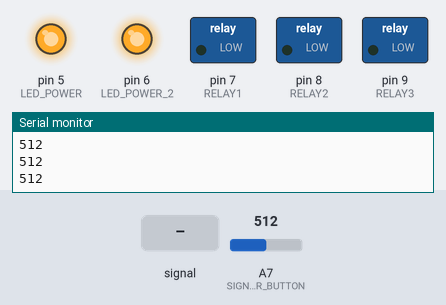
Bench run of a sketch on a simulated Arduino Nano, built with avr-gcc and run on an emulated ATmega328P. Shown: switched loads named in the sketch (green lamp = pin HIGH), output pins drawn as LEDs (lit = HIGH), the last lines printed to the serial monitor. Inputs (shaded band) come from the test bench; at power-on: A7 (SIGNAL_POWER_BUTTON) = 512.

Above: at 1.2 s.
1.3 s: A7 (SIGNAL_POWER_BUTTON) fed a 200 Hz sine of ±460 counts around its level
At 5.8 s:
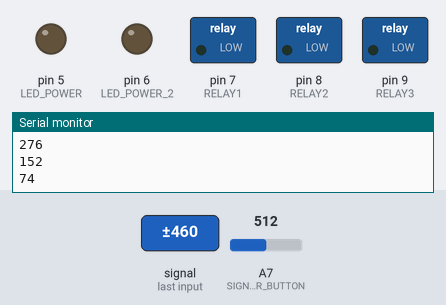
6.4 s: A7 (SIGNAL_POWER_BUTTON) set to 889
At 7.3 s:
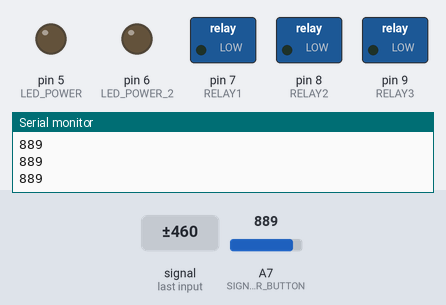
7.9 s: A7 (SIGNAL_POWER_BUTTON) set to 911
At 11.5 s:
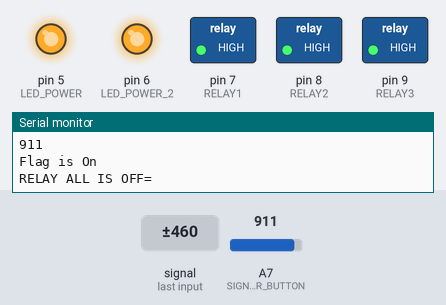
Timing chart, 0 to 16.9 s (numbered marks = the images above; inputs shaded):
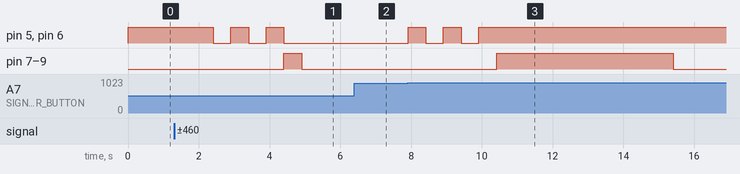

The sketch:

module_hw_blaster.ino
```cpp
/* define io signal input */
#define SIGNAL_NUC_IN_3 A2
#define SIGNAL_NUC_IN_2 A1
#define SIGNAL_NUC_IN_1 A0

/* define led power button */
#define LED_POWER 5
#define LED_POWER_2 6

/* define relay output */
#define RELAY1 7 // A2 sensor IN
#define RELAY2 8 // A1 sensor IN
#define RELAY3 9 // A0 sensor IN


/* define io signal power NUC input */
/* module lama pakai pin A6 */
/* #define SIGNAL_POWER_BUTTON A6 */

/* module baru pakai pin A7 */
#define SIGNAL_POWER_BUTTON A7

/* flag power */
int flag_power = 0; // 0 is off
int flag_continue = 0;

/* the setup function runs once when you press reset or power the board */
void setup() {
  /* serial set */
  Serial.begin(9600);

  /* initialize digital pin LED_BUILTIN as an output. */
  pinMode(RELAY1, OUTPUT);
  pinMode(RELAY2, OUTPUT);
  pinMode(RELAY3, OUTPUT);

  pinMode(SIGNAL_POWER_BUTTON, INPUT);

  pinMode(LED_POWER, OUTPUT);
  pinMode(LED_POWER_2, OUTPUT);

  digitalWrite(LED_POWER,HIGH);
  digitalWrite(LED_POWER_2,HIGH);
}

void _relay_all_on() {
  digitalWrite(RELAY1,HIGH);
  digitalWrite(RELAY2,HIGH);
  digitalWrite(RELAY3,HIGH);
}

void _relay_all_off() {
  digitalWrite(RELAY1,LOW);
  digitalWrite(RELAY2,LOW);
  digitalWrite(RELAY3,LOW);
}

void _checking_nuc_status_on() {
  int j = 0;

  while(true) {
    int SEN_A3 = analogRead(SIGNAL_NUC_IN_3);
    int SEN_A2 = analogRead(SIGNAL_NUC_IN_2);
    int SEN_A1 = analogRead(SIGNAL_NUC_IN_1);

    if((SEN_A3 < 900) && (SEN_A2 < 900) && (SEN_A1 < 900)) {
      digitalWrite(LED_POWER,HIGH);
      digitalWrite(LED_POWER_2,HIGH);
      break;
    }

    if(SEN_A3 > 900) {
      Serial.println("On A3");
      digitalWrite(RELAY1,HIGH);
      delay(400);
      digitalWrite(RELAY1,LOW);
    }

    if(SEN_A2 > 900) {
      Serial.println("On A2");
      digitalWrite(RELAY2,HIGH);
      delay(400);
      digitalWrite(RELAY2,LOW);
    }

    if(SEN_A1 > 900) {
      Serial.println("On A1");
      digitalWrite(RELAY3,HIGH);
      delay(400);
      digitalWrite(RELAY3,LOW);
    }

    if(j == 0) {
      digitalWrite(LED_POWER,LOW);
      digitalWrite(LED_POWER_2,LOW);
      j = 1;
    } else {
      digitalWrite(LED_POWER,HIGH);
      digitalWrite(LED_POWER_2,HIGH);
      j = 0;
    }

    delay (400);
  }
}

// the loop function runs over and over again forever
void loop() {
  int in_read = analogRead(SIGNAL_POWER_BUTTON);
  Serial.println(in_read);
  if(in_read > 900) {
    // agar saat ditekan akan menunggu event onkeyup
    if(flag_continue != flag_power) {
      Serial.println("Flag is On");
      // show blink led
      for(int i = 0; i < 5; i++) {
        if((i % 2) == 1) {
          digitalWrite(LED_POWER,LOW);
          digitalWrite(LED_POWER_2,LOW);
        } else {
          digitalWrite(LED_POWER,HIGH);
          digitalWrite(LED_POWER_2,HIGH);
        }
        delay(500);
      }
      // turn Power ON
      if(flag_power < 1) {
        Serial.println("RELAY ALL IS ON");
        flag_power = 1;
        flag_continue = 1;
        digitalWrite(LED_POWER,LOW);
        digitalWrite(LED_POWER_2,LOW);
        _relay_all_on();
        delay(500);
        _relay_all_off();
      } else {
        Serial.println("RELAY ALL IS OFF=");
        flag_power = 0;
        flag_continue = 0;
        digitalWrite(LED_POWER,HIGH);
        digitalWrite(LED_POWER_2,HIGH);
        _relay_all_on();
        delay(5000);
        _relay_all_off();
        _checking_nuc_status_on();
      }
    }
  } else {
    // reset flag
    flag_continue = 2;
  }

  delay(100);
}
```

Measured:
- the behaviour switches between 900 and 901 on A7 (SIGNAL_POWER_BUTTON) (found by bisection; images 2 and 3)
- after the input at 1.3 s, pin 5 (LED_POWER), pin 6 (LED_POWER_2): alternates HIGH for 0.50 s and LOW for 0.50 s, 5 changes in all, then stays LOW, starting after 1.1 s; pin 7 (RELAY1), pin 8 (RELAY2), pin 9 (RELAY3): LOW → HIGH after 3.1 s, → LOW 0.50 s later
- after the input at 6.4 s, pin 5 (LED_POWER), pin 6 (LED_POWER_2): stays LOW (without the input it goes to HIGH after 0.21 s)
- after the input at 7.9 s, pin 5 (LED_POWER), pin 6 (LED_POWER_2): alternates HIGH for 0.50 s and LOW for 0.50 s, 5 changes in all, then stays HIGH, starting at once; pin 7 (RELAY1), pin 8 (RELAY2), pin 9 (RELAY3): LOW → HIGH after 2.5 s, → LOW 5.0 s later
